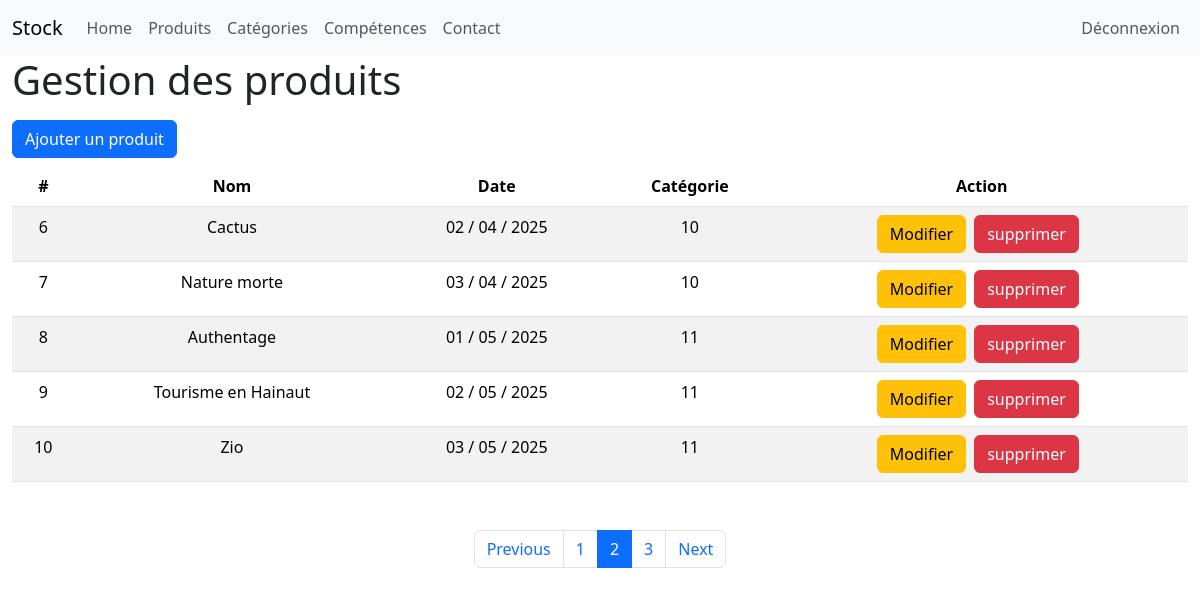
Page /admin/products.php?page=2 (signed in) on the committed database.
### tables this page shows
CREATE TABLE IF NOT EXISTS `products` (
  `id` int NOT NULL AUTO_INCREMENT,
  `name` varchar(100) NOT NULL,
  `date` date NOT NULL,
  `category` int NOT NULL,
  `description` text NOT NULL,
  `cover` varchar(255) NOT NULL,
  PRIMARY KEY (`id`)
);

### admin/products.php (the view, shortened to what this page needs)
<?php
    require "../config/connexion.php";
    $reqPage = $bdd->query("SELECT * FROM products");
    $count = $reqPage->rowCount();
    $limit= 5;
    $nbPage = ceil($count/$limit);
    if(isset($_GET['page']))
    {
        if(is_numeric($_GET['page']))
        {
            if($_GET['page']>$nbPage)
            {
                $pg = $nbPage;
            }elseif($_GET['page'] <=0)
            {
                $pg = 1;
            }else{
                $pg = htmlspecialchars($_GET['page']);
            }
        }else{
            header("LOCATION:404.php");
            exit();
        }
    }else{
        $pg=1;
    }
    $offset = ($pg-1)*$limit;
?>
<!DOCTYPE html>
<html lang="en">
<head>
    <link href="https://cdn.jsdelivr.net/npm/bootstrap@5.3.8/dist/css/bootstrap.min.css" rel="stylesheet">
    <link rel="stylesheet" href="style.css">
</head>
<body>
    <?php
        include("partials/nav.php");
    ?>
    <div class="container-fluid">
        <h1>Gestion des produits</h1>
        <a href="addProduct.php" class="btn btn-primary my-2">Ajouter un produit</a>
        <table class="table table-striped">
            <thead>
                <tr class="text-center">
                    <th>#</th>
                    <th>Nom</th>
                    <th>Date</th>
                    <th>Catégorie</th>
                    <th>Action</th>
                </tr>
            </thead>
            <tbody>
                <?php
                    $products = $bdd->prepare("SELECT id, name, category, DATE_FORMAT(date,'%d / %m / %Y') AS mydate FROM products LIMIT :offset,:limit");
                    $products->bindParam(":offset",$offset, PDO::PARAM_INT);
                    $products->bindParam(":limit",$limit, PDO::PARAM_INT);
                    $products->execute();
                    while($donProd = $products->fetch())
                    {
                        echo '<tr class="text-center">';
                            echo '<td>'.$donProd['id'].'</td>';
                            echo '<td>'.$donProd['name'].'</td>';
                            echo '<td>'.$donProd['mydate'].'</td>';
                            echo '<td>'.$donProd['category'].'</td>';
                            echo '<td>';
                                echo '<a href="updateProduct.php?id='.$donProd['id'].'" class="btn btn-warning">Modifier</a>';
                                echo '<button type="button" class="btn btn-danger mx-2" data-bs-toggle="modal" data-bs-target="#deleteModal'.$donProd['id'].'">
  supprimer
</button>';
                            echo '</td>';
                        echo '</tr>';
                    }
                ?>
            </tbody>
        </table>
        <nav class="d-flex justify-content-center my-5">
            <ul class="pagination">
                <?php
                    if($pg>1)
                    {
                        echo '<li class="page-item"><a href="products.php?page='.($pg-1).'" class="page-link">Previous</a></li>';
                    }
                    for($i=1;$i<=$nbPage;$i++)
                    {
                        if($pg==$i)
                        {
                            echo '<li class="page-item active"><a class="page-link" href="products.php?page='.$i.'">'.$i.'</a></li>';
                        }else{
                            echo '<li class="page-item"><a class="page-link" href="products.php?page='.$i.'">'.$i.'</a></li>';
                        }
                    }
                    if($pg!=$nbPage)
                    {
                        echo '<li class="page-item"><a class="page-link" href="products.php?page='.($pg+1).'">Next</a></li>';
                    }
                ?>
            </ul>
        </nav>
    </div>
</body>
</html>

### rows in the picture
products: id "6", name "Cactus", mydate "02 / 04 / 2025", category "10"
products: id "7", name "Nature morte", mydate "03 / 04 / 2025", category "10"
products: id "8", name "Authentage", mydate "01 / 05 / 2025", category "11"
products: id "9", name "Tourisme en Hainaut", mydate "02 / 05 / 2025", category "11"
products: id "10", name "Zio", mydate "03 / 05 / 2025", category "11"
